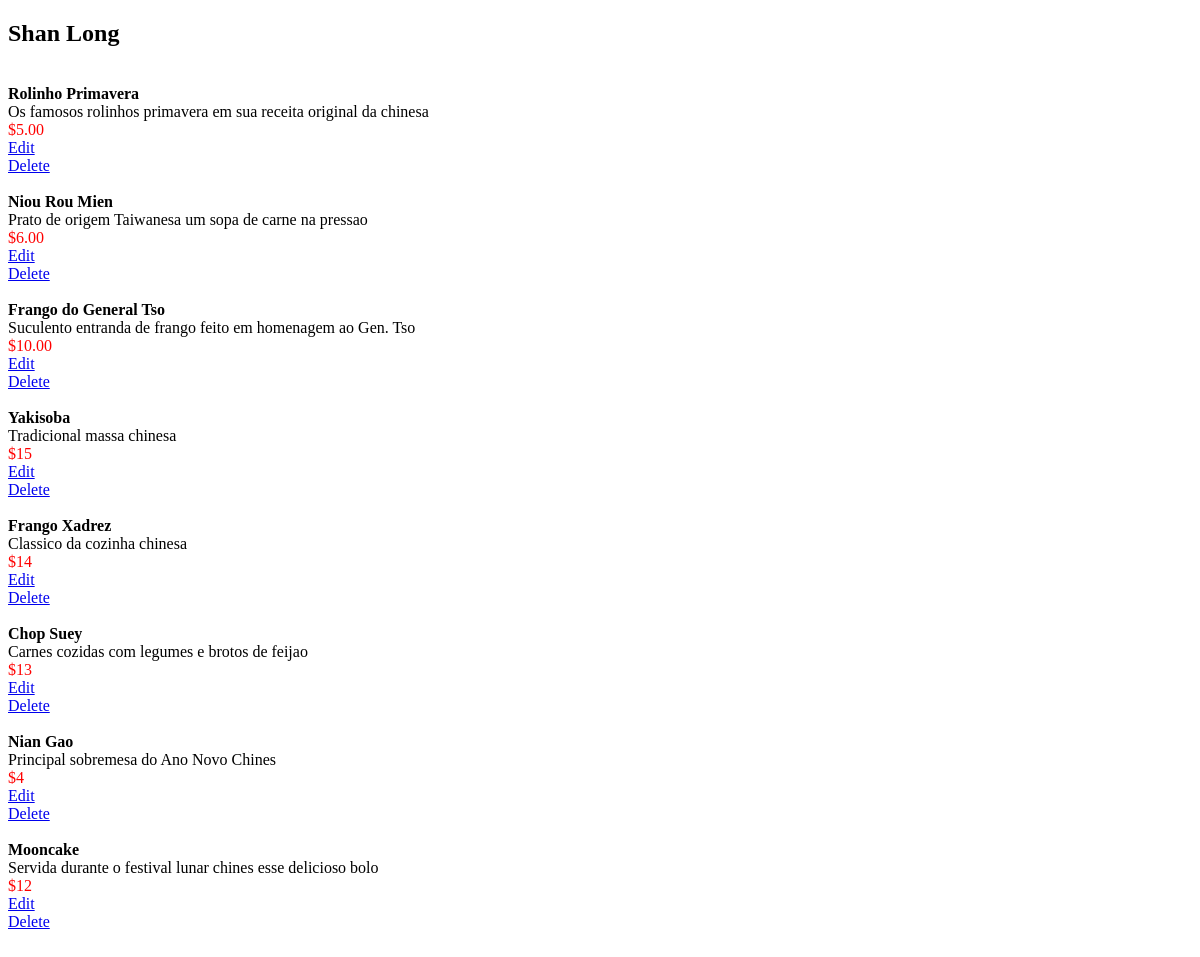
Page /restaurants/4 on the earlier database version.
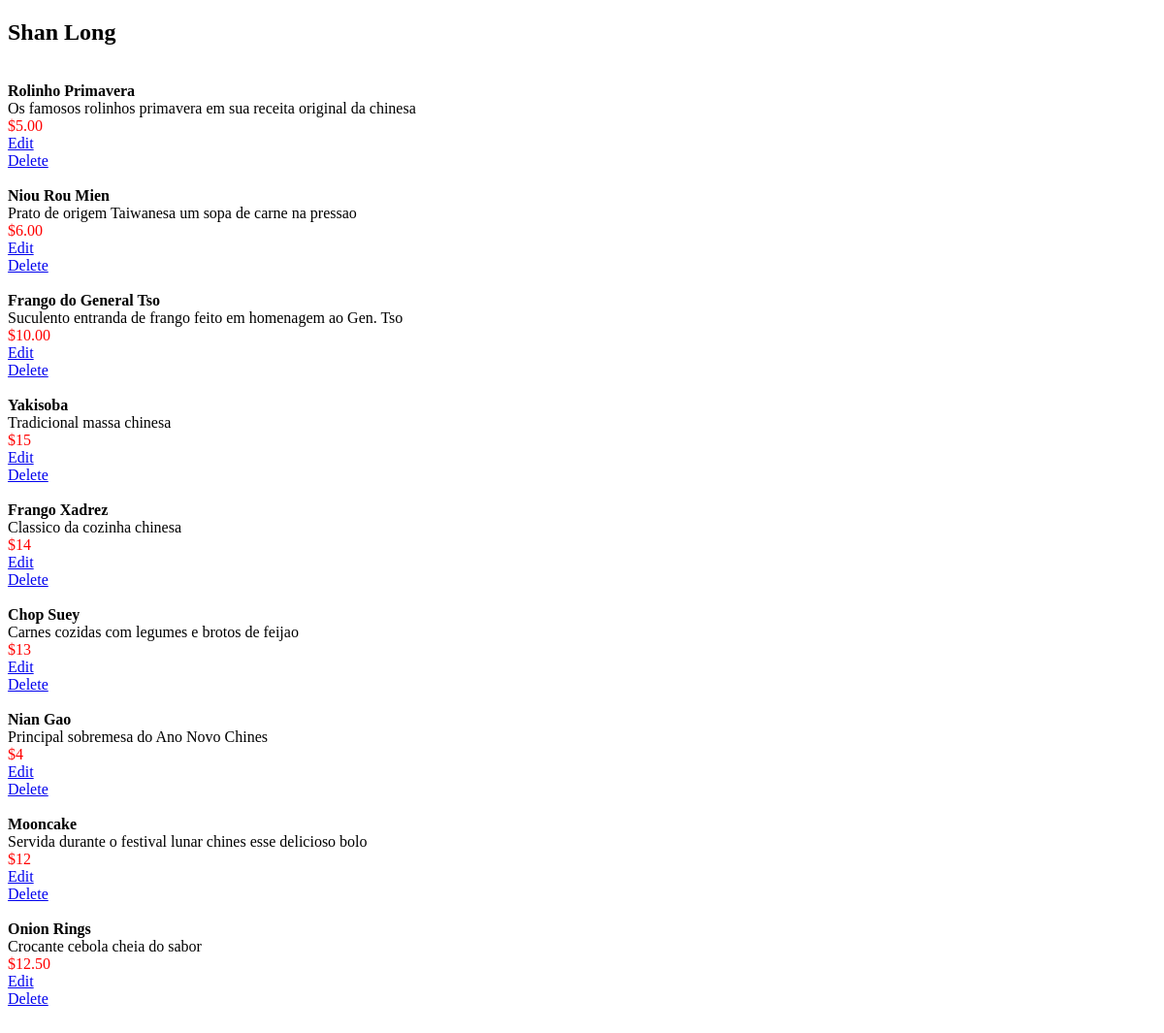
Same page on the later database version.
### database_setup.py (models this page shows)
class Restaurant(Base):
    __tablename__ = 'restaurant'
    name = Column(String(80), nullable=False)
    id = Column(Integer, primary_key=True)

class MenuItem(Base):
    __tablename__ = 'menu_item'
    name = Column(String(80), nullable=False)
    id = Column(Integer, primary_key=True)
    course = Column(String(250))
    description = Column(String(250))
    price = Column(String(8))
    restaurant_id = Column(Integer, ForeignKey('restaurant.id'))
    restaurant = relationship(Restaurant)

### flask-practice.py (the view)
@app.route("/")
@app.route("/restaurants/<int:restaurant_id>")
def restaurantMenu(restaurant_id):
    DBSession = sessionmaker(bind=engine)
    session = DBSession()
    restaurant = session.query(Restaurant).filter_by(id=restaurant_id).one()
    items = session.query(MenuItem).filter_by(restaurant_id=restaurant_id)
    return render_template("menu.html", restaurant=restaurant, items=items)

### templates/menu.html (shortened to what this page needs)
<!DOCTYPE html>
<html lang="en" dir="ltr">
  <head>
  </head>
  <body>
    <h2><b>{{restaurant.name}}</b></h2>
    {% for item in items %}
      <b>{{item.name}}</b>
      {{item.description}}
      <span style="color:red">{{item.price}}</span>
      <a href="{{url_for('editMenuItem', restaurant_id = restaurant.id, menu_id = item.id )}}">Edit</a>
      <a href="{{url_for('deleteMenuItem', restaurant_id = restaurant.id, menu_id = item.id )}}">Delete</a>
    {% endfor %}
  </body>
</html>

Differences in the rows shown:
added MenuItem: name "Onion Rings", description "Crocante cebola cheia do sabor", price "$12.50"
